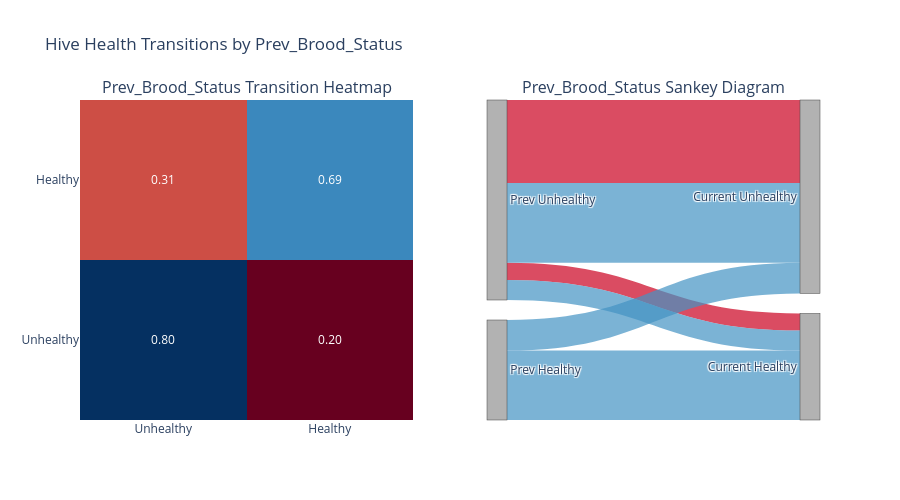
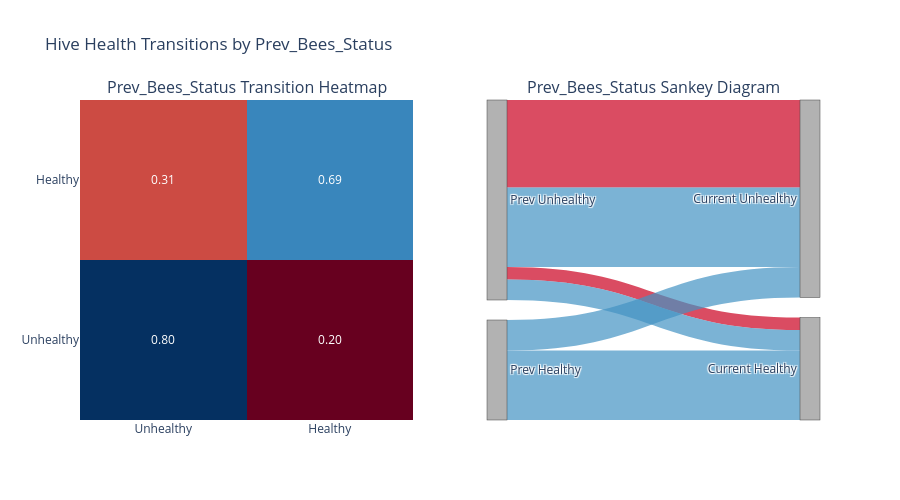
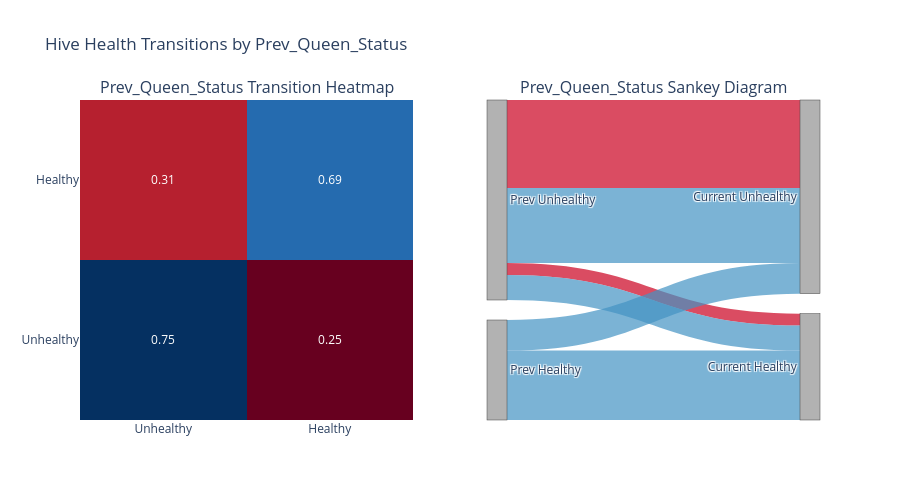
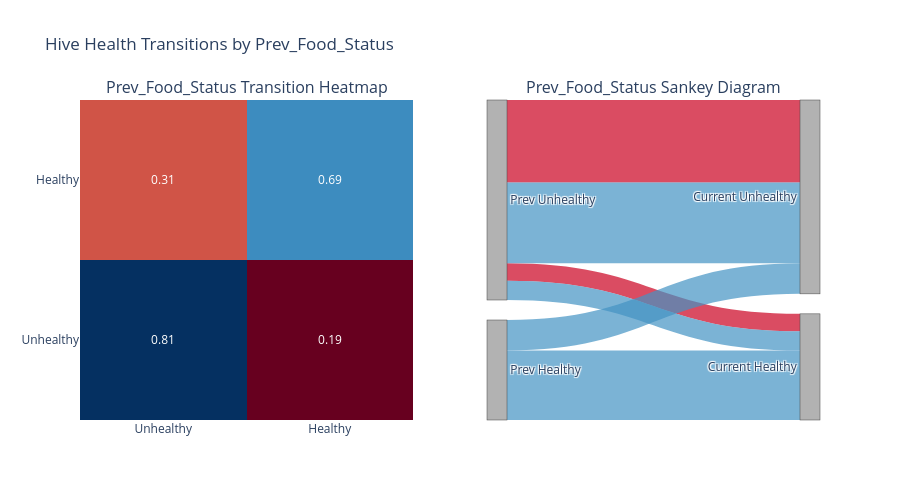

The notebook cell saved with these charts, in order:
### Code cell
plot_transition_heatmap_sankey(transition_probs_brood, prev_var='Prev_Brood_Status')
plot_transition_heatmap_sankey(transition_probs_bees, prev_var='Prev_Bees_Status')
plot_transition_heatmap_sankey(transition_probs_queen, prev_var='Prev_Queen_Status')
plot_transition_heatmap_sankey(transition_probs_food, prev_var='Prev_Food_Status')
plot_transition_heatmap_sankey(transition_probs_space, prev_var='Prev_Space_Status')
plot_transition_heatmap_sankey(transition_probs_stressors, prev_var='Prev_Stressors_Status')

### Figure 1 — Plotly figure (JSON) as saved in the notebook; plotly's stock layout.template omitted (floating-point values rounded to 4 significant figures)
{"data": [{"colorscale": [[0, "rgb(103,0,31)"], [0.1, "rgb(178,24,43)"], [0.2, "rgb(214,96,77)"], [0.3, "rgb(244,165,130)"], [0.4, "rgb(253,219,199)"], [0.5, "rgb(247,247,247)"], [0.6, "rgb(209,229,240)"], [0.7, "rgb(146,197,222)"], [0.8, "rgb(67,147,195)"], [0.9, "rgb(33,102,172)"], [1, "rgb(5,48,97)"]], "hovertemplate": "Prev_Brood_Status=0.0<br>Prev Health: %{y}<br>Current Health: %{x}<br>Prob: %{z:.2f}<extra></extra>", "showscale": false, "text": [["0.83", "0.17"]], "texttemplate": "%{text}", "type": "heatmap", "x": ["Unhealthy", "Healthy"], "xaxis": "x", "y": ["Unhealthy", "Healthy"], "yaxis": "y", "z": [[0.8295, 0.1705]]}, {"colorscale": [[0, "rgb(103,0,31)"], [0.1, "rgb(178,24,43)"], [0.2, "rgb(214,96,77)"], [0.3, "rgb(244,165,130)"], [0.4, "rgb(253,219,199)"], [0.5, "rgb(247,247,247)"], [0.6, "rgb(209,229,240)"], [0.7, "rgb(146,197,222)"], [0.8, "rgb(67,147,195)"], [0.9, "rgb(33,102,172)"], [1, "rgb(5,48,97)"]], "hovertemplate": "Prev_Brood_Status=1.0<br>Prev Health: %{y}<br>Current Health: %{x}<br>Prob: %{z:.2f}<extra></extra>", "showscale": false, "text": [["0.80", "0.20"], ["0.31", "0.69"]], "texttemplate": "%{text}", "type": "heatmap", "x": ["Unhealthy", "Healthy"], "xaxis": "x", "y": ["Unhealthy", "Healthy"], "yaxis": "y", "z": [[0.7992, 0.2008], [0.3058, 0.6942]]}, {"arrangement": "snap", "domain": {"x": [0.55, 1], "y": [0, 1]}, "link": {"color": ["rgba(202,0,32,0.7)", "rgba(202,0,32,0.7)", "rgba(67,147,195,0.7)", "rgba(67,147,195,0.7)", "rgba(67,147,195,0.7)", "rgba(67,147,195,0.7)"], "customdata": [[0], [0], [1], [1], [1], [1]], "hovertemplate": "Prev_Brood_Status: %{customdata[0]}<br>From: %{source.label} → To: %{target.label}<br>Value: %{value:.2f}<extra></extra>", "source": [0, 0, 0, 0, 1, 1], "target": [2, 3, 2, 3, 2, 3], "value": [0.8295, 0.1705, 0.7992, 0.2008, 0.3058, 0.6942]}, "node": {"color": "rgba(0,0,0,0.3)", "label": ["Prev Unhealthy", "Prev Healthy", "Current Unhealthy", "Current Healthy"], "pad": 20, "thickness": 20}, "type": "sankey"}], "layout": {"annotations": [{"font": {"size": 16}, "showarrow": false, "text": "Prev_Brood_Status Transition Heatmap", "x": 0.225, "xanchor": "center", "xref": "paper", "y": 1, "yanchor": "bottom", "yref": "paper"}, {"font": {"size": 16}, "showarrow": false, "text": "Prev_Brood_Status Sankey Diagram", "x": 0.775, "xanchor": "center", "xref": "paper", "y": 1, "yanchor": "bottom", "yref": "paper"}], "font": {"size": 12}, "height": 500, "showlegend": false, "title": {"text": "Hive Health Transitions by Prev_Brood_Status "}, "xaxis": {"anchor": "y", "domain": [0, 0.45]}, "yaxis": {"anchor": "x", "domain": [0, 1]}}}

### Figure 2 — Plotly figure (JSON) as saved in the notebook; plotly's stock layout.template omitted (floating-point values rounded to 4 significant figures)
{"data": [{"colorscale": [[0, "rgb(103,0,31)"], [0.1, "rgb(178,24,43)"], [0.2, "rgb(214,96,77)"], [0.3, "rgb(244,165,130)"], [0.4, "rgb(253,219,199)"], [0.5, "rgb(247,247,247)"], [0.6, "rgb(209,229,240)"], [0.7, "rgb(146,197,222)"], [0.8, "rgb(67,147,195)"], [0.9, "rgb(33,102,172)"], [1, "rgb(5,48,97)"]], "hovertemplate": "Prev_Bees_Status=0.0<br>Prev Health: %{y}<br>Current Health: %{x}<br>Prob: %{z:.2f}<extra></extra>", "showscale": false, "text": [["0.87", "0.13"]], "texttemplate": "%{text}", "type": "heatmap", "x": ["Unhealthy", "Healthy"], "xaxis": "x", "y": ["Unhealthy", "Healthy"], "yaxis": "y", "z": [[0.8744, 0.1256]]}, {"colorscale": [[0, "rgb(103,0,31)"], [0.1, "rgb(178,24,43)"], [0.2, "rgb(214,96,77)"], [0.3, "rgb(244,165,130)"], [0.4, "rgb(253,219,199)"], [0.5, "rgb(247,247,247)"], [0.6, "rgb(209,229,240)"], [0.7, "rgb(146,197,222)"], [0.8, "rgb(67,147,195)"], [0.9, "rgb(33,102,172)"], [1, "rgb(5,48,97)"]], "hovertemplate": "Prev_Bees_Status=1.0<br>Prev Health: %{y}<br>Current Health: %{x}<br>Prob: %{z:.2f}<extra></extra>", "showscale": false, "text": [["0.80", "0.20"], ["0.31", "0.69"]], "texttemplate": "%{text}", "type": "heatmap", "x": ["Unhealthy", "Healthy"], "xaxis": "x", "y": ["Unhealthy", "Healthy"], "yaxis": "y", "z": [[0.7953, 0.2047], [0.3058, 0.6942]]}, {"arrangement": "snap", "domain": {"x": [0.55, 1], "y": [0, 1]}, "link": {"color": ["rgba(202,0,32,0.7)", "rgba(202,0,32,0.7)", "rgba(67,147,195,0.7)", "rgba(67,147,195,0.7)", "rgba(67,147,195,0.7)", "rgba(67,147,195,0.7)"], "customdata": [[0], [0], [1], [1], [1], [1]], "hovertemplate": "Prev_Bees_Status: %{customdata[0]}<br>From: %{source.label} → To: %{target.label}<br>Value: %{value:.2f}<extra></extra>", "source": [0, 0, 0, 0, 1, 1], "target": [2, 3, 2, 3, 2, 3], "value": [0.8744, 0.1256, 0.7953, 0.2047, 0.3058, 0.6942]}, "node": {"color": "rgba(0,0,0,0.3)", "label": ["Prev Unhealthy", "Prev Healthy", "Current Unhealthy", "Current Healthy"], "pad": 20, "thickness": 20}, "type": "sankey"}], "layout": {"annotations": [{"font": {"size": 16}, "showarrow": false, "text": "Prev_Bees_Status Transition Heatmap", "x": 0.225, "xanchor": "center", "xref": "paper", "y": 1, "yanchor": "bottom", "yref": "paper"}, {"font": {"size": 16}, "showarrow": false, "text": "Prev_Bees_Status Sankey Diagram", "x": 0.775, "xanchor": "center", "xref": "paper", "y": 1, "yanchor": "bottom", "yref": "paper"}], "font": {"size": 12}, "height": 500, "showlegend": false, "title": {"text": "Hive Health Transitions by Prev_Bees_Status "}, "xaxis": {"anchor": "y", "domain": [0, 0.45]}, "yaxis": {"anchor": "x", "domain": [0, 1]}}}

### Figure 3 — Plotly figure (JSON) as saved in the notebook; plotly's stock layout.template omitted (floating-point values rounded to 4 significant figures)
{"data": [{"colorscale": [[0, "rgb(103,0,31)"], [0.1, "rgb(178,24,43)"], [0.2, "rgb(214,96,77)"], [0.3, "rgb(244,165,130)"], [0.4, "rgb(253,219,199)"], [0.5, "rgb(247,247,247)"], [0.6, "rgb(209,229,240)"], [0.7, "rgb(146,197,222)"], [0.8, "rgb(67,147,195)"], [0.9, "rgb(33,102,172)"], [1, "rgb(5,48,97)"]], "hovertemplate": "Prev_Queen_Status=0.0<br>Prev Health: %{y}<br>Current Health: %{x}<br>Prob: %{z:.2f}<extra></extra>", "showscale": false, "text": [["0.88", "0.12"]], "texttemplate": "%{text}", "type": "heatmap", "x": ["Unhealthy", "Healthy"], "xaxis": "x", "y": ["Unhealthy", "Healthy"], "yaxis": "y", "z": [[0.8808, 0.1192]]}, {"colorscale": [[0, "rgb(103,0,31)"], [0.1, "rgb(178,24,43)"], [0.2, "rgb(214,96,77)"], [0.3, "rgb(244,165,130)"], [0.4, "rgb(253,219,199)"], [0.5, "rgb(247,247,247)"], [0.6, "rgb(209,229,240)"], [0.7, "rgb(146,197,222)"], [0.8, "rgb(67,147,195)"], [0.9, "rgb(33,102,172)"], [1, "rgb(5,48,97)"]], "hovertemplate": "Prev_Queen_Status=1.0<br>Prev Health: %{y}<br>Current Health: %{x}<br>Prob: %{z:.2f}<extra></extra>", "showscale": false, "text": [["0.75", "0.25"], ["0.31", "0.69"]], "texttemplate": "%{text}", "type": "heatmap", "x": ["Unhealthy", "Healthy"], "xaxis": "x", "y": ["Unhealthy", "Healthy"], "yaxis": "y", "z": [[0.75, 0.25], [0.3058, 0.6942]]}, {"arrangement": "snap", "domain": {"x": [0.55, 1], "y": [0, 1]}, "link": {"color": ["rgba(202,0,32,0.7)", "rgba(202,0,32,0.7)", "rgba(67,147,195,0.7)", "rgba(67,147,195,0.7)", "rgba(67,147,195,0.7)", "rgba(67,147,195,0.7)"], "customdata": [[0], [0], [1], [1], [1], [1]], "hovertemplate": "Prev_Queen_Status: %{customdata[0]}<br>From: %{source.label} → To: %{target.label}<br>Value: %{value:.2f}<extra></extra>", "source": [0, 0, 0, 0, 1, 1], "target": [2, 3, 2, 3, 2, 3], "value": [0.8808, 0.1192, 0.75, 0.25, 0.3058, 0.6942]}, "node": {"color": "rgba(0,0,0,0.3)", "label": ["Prev Unhealthy", "Prev Healthy", "Current Unhealthy", "Current Healthy"], "pad": 20, "thickness": 20}, "type": "sankey"}], "layout": {"annotations": [{"font": {"size": 16}, "showarrow": false, "text": "Prev_Queen_Status Transition Heatmap", "x": 0.225, "xanchor": "center", "xref": "paper", "y": 1, "yanchor": "bottom", "yref": "paper"}, {"font": {"size": 16}, "showarrow": false, "text": "Prev_Queen_Status Sankey Diagram", "x": 0.775, "xanchor": "center", "xref": "paper", "y": 1, "yanchor": "bottom", "yref": "paper"}], "font": {"size": 12}, "height": 500, "showlegend": false, "title": {"text": "Hive Health Transitions by Prev_Queen_Status "}, "xaxis": {"anchor": "y", "domain": [0, 0.45]}, "yaxis": {"anchor": "x", "domain": [0, 1]}}}

### Figure 4 — Plotly figure (JSON) as saved in the notebook; plotly's stock layout.template omitted (floating-point values rounded to 4 significant figures)
{"data": [{"colorscale": [[0, "rgb(103,0,31)"], [0.1, "rgb(178,24,43)"], [0.2, "rgb(214,96,77)"], [0.3, "rgb(244,165,130)"], [0.4, "rgb(253,219,199)"], [0.5, "rgb(247,247,247)"], [0.6, "rgb(209,229,240)"], [0.7, "rgb(146,197,222)"], [0.8, "rgb(67,147,195)"], [0.9, "rgb(33,102,172)"], [1, "rgb(5,48,97)"]], "hovertemplate": "Prev_Food_Status=0.0<br>Prev Health: %{y}<br>Current Health: %{x}<br>Prob: %{z:.2f}<extra></extra>", "showscale": false, "text": [["0.83", "0.17"]], "texttemplate": "%{text}", "type": "heatmap", "x": ["Unhealthy", "Healthy"], "xaxis": "x", "y": ["Unhealthy", "Healthy"], "yaxis": "y", "z": [[0.8257, 0.1743]]}, {"colorscale": [[0, "rgb(103,0,31)"], [0.1, "rgb(178,24,43)"], [0.2, "rgb(214,96,77)"], [0.3, "rgb(244,165,130)"], [0.4, "rgb(253,219,199)"], [0.5, "rgb(247,247,247)"], [0.6, "rgb(209,229,240)"], [0.7, "rgb(146,197,222)"], [0.8, "rgb(67,147,195)"], [0.9, "rgb(33,102,172)"], [1, "rgb(5,48,97)"]], "hovertemplate": "Prev_Food_Status=1.0<br>Prev Health: %{y}<br>Current Health: %{x}<br>Prob: %{z:.2f}<extra></extra>", "showscale": false, "text": [["0.81", "0.19"], ["0.31", "0.69"]], "texttemplate": "%{text}", "type": "heatmap", "x": ["Unhealthy", "Healthy"], "xaxis": "x", "y": ["Unhealthy", "Healthy"], "yaxis": "y", "z": [[0.807, 0.193], [0.3058, 0.6942]]}, {"arrangement": "snap", "domain": {"x": [0.55, 1], "y": [0, 1]}, "link": {"color": ["rgba(202,0,32,0.7)", "rgba(202,0,32,0.7)", "rgba(67,147,195,0.7)", "rgba(67,147,195,0.7)", "rgba(67,147,195,0.7)", "rgba(67,147,195,0.7)"], "customdata": [[0], [0], [1], [1], [1], [1]], "hovertemplate": "Prev_Food_Status: %{customdata[0]}<br>From: %{source.label} → To: %{target.label}<br>Value: %{value:.2f}<extra></extra>", "source": [0, 0, 0, 0, 1, 1], "target": [2, 3, 2, 3, 2, 3], "value": [0.8257, 0.1743, 0.807, 0.193, 0.3058, 0.6942]}, "node": {"color": "rgba(0,0,0,0.3)", "label": ["Prev Unhealthy", "Prev Healthy", "Current Unhealthy", "Current Healthy"], "pad": 20, "thickness": 20}, "type": "sankey"}], "layout": {"annotations": [{"font": {"size": 16}, "showarrow": false, "text": "Prev_Food_Status Transition Heatmap", "x": 0.225, "xanchor": "center", "xref": "paper", "y": 1, "yanchor": "bottom", "yref": "paper"}, {"font": {"size": 16}, "showarrow": false, "text": "Prev_Food_Status Sankey Diagram", "x": 0.775, "xanchor": "center", "xref": "paper", "y": 1, "yanchor": "bottom", "yref": "paper"}], "font": {"size": 12}, "height": 500, "showlegend": false, "title": {"text": "Hive Health Transitions by Prev_Food_Status "}, "xaxis": {"anchor": "y", "domain": [0, 0.45]}, "yaxis": {"anchor": "x", "domain": [0, 1]}}}
